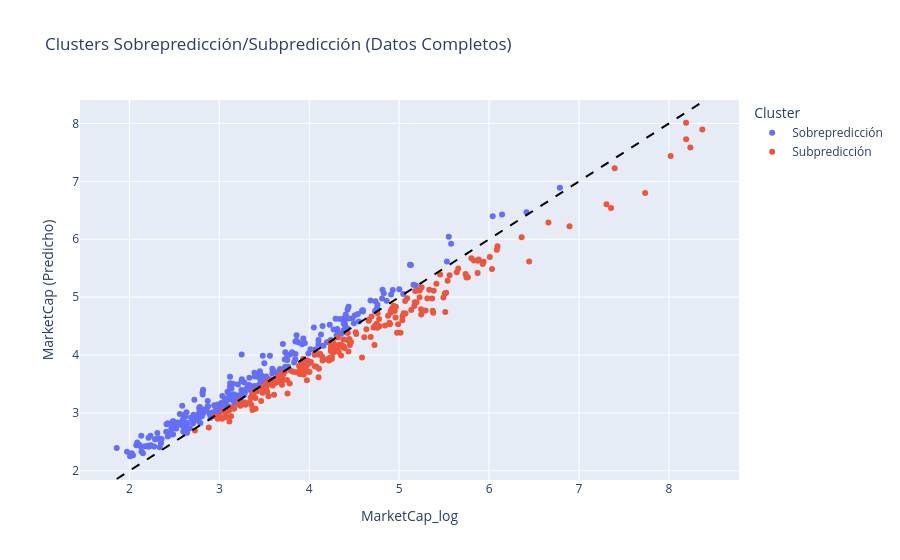

The code cell stored with this chart in its notebook:
### Code cell
# Recrear clusters con predicciones del modelo final
y_pred_completo = pipe_final.predict(X_completo)
residuos_completo = y_pred_completo - y_completo
cluster_completo = pd.Series(['Sobrepredicción' if r > 0 else 'Subpredicción' for r in residuos_completo], 
                              index=y_completo.index)

# Actualizar columna de cluster
df['cluster_prediccion'] = cluster_completo.values

# Visualizar con plotly
fig = px.scatter(df, x='MarketCap_log', y=y_pred_completo, color='cluster_prediccion',
                 hover_data=['Ticker','Sector'],
                 labels={'x':'MarketCap (Real)','y':'MarketCap (Predicho)','cluster_prediccion':'Cluster'},
                 title='Clusters Sobrepredicción/Subpredicción (Datos Completos)')
fig.add_shape(type='line', x0=y_completo.min(), y0=y_completo.min(),
             x1=y_completo.max(), y1=y_completo.max(),
             line=dict(color='black', dash='dash', width=2))
fig.show()

# Estadísticas por cluster
print("\nEstadísticas de clusters (datos completos):")
print(f"Sobrepredicción: {(df['cluster_prediccion'] == 'Sobrepredicción').sum()} casos, residuo medio: {residuos_completo[cluster_completo == 'Sobrepredicción'].mean():.4f}")
print(f"Subpredicción: {(df['cluster_prediccion'] == 'Subpredicción').sum()} casos, residuo medio: {residuos_completo[cluster_completo == 'Subpredicción'].mean():.4f}")

### Figure 1 — Plotly figure (JSON) as saved in the notebook; plotly's stock layout.template omitted (floating-point values rounded to 4 significant figures; data arrays with more than 128 entries replaced by an {"elided": "..."} marker saying what was removed)
{"data": [{"customdata": {"elided": "275x2 str values"}, "hovertemplate": "Cluster=Sobrepredicción<br>MarketCap_log=%{x}<br>MarketCap (Predicho)=%{y}<br>Ticker=%{customdata[0]}<br>Sector=%{customdata[1]}<extra></extra>", "legendgroup": "Sobrepredicción", "marker": {"color": "#636efa", "symbol": "circle"}, "mode": "markers", "name": "Sobrepredicción", "orientation": "v", "showlegend": true, "type": "scatter", "x": {"elided": "275 float values"}, "xaxis": "x", "y": {"elided": "275 float values"}, "yaxis": "y"}, {"customdata": {"elided": "228x2 str values"}, "hovertemplate": "Cluster=Subpredicción<br>MarketCap_log=%{x}<br>MarketCap (Predicho)=%{y}<br>Ticker=%{customdata[0]}<br>Sector=%{customdata[1]}<extra></extra>", "legendgroup": "Subpredicción", "marker": {"color": "#EF553B", "symbol": "circle"}, "mode": "markers", "name": "Subpredicción", "orientation": "v", "showlegend": true, "type": "scatter", "x": {"elided": "228 float values"}, "xaxis": "x", "y": {"elided": "228 float values"}, "yaxis": "y"}], "layout": {"legend": {"title": {"text": "Cluster"}, "tracegroupgap": 0}, "shapes": [{"line": {"color": "black", "dash": "dash", "width": 2}, "type": "line", "x0": 1.859, "x1": 8.371, "y0": 1.859, "y1": 8.371}], "title": {"text": "Clusters Sobrepredicción/Subpredicción (Datos Completos)"}, "xaxis": {"anchor": "y", "domain": [0, 1], "title": {"text": "MarketCap_log"}}, "yaxis": {"anchor": "x", "domain": [0, 1], "title": {"text": "MarketCap (Predicho)"}}}}
